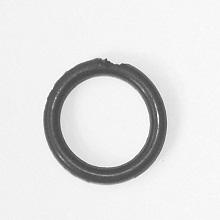
#> input picture Orings/Oring1.jpg, 220 x 220 px, found by its file name; its folder holds only this picture in this run
$ python main.py
#> lines starting #> are read from the running program, lines starting #| are printed output that depends on the picture; after the words box and inside, x2 and y2 are one past the last pixel; in counts of white or black regions, pixels touching at a corner belong together
# This is a sample Python script.
import queue

import cv2 as cv
import numpy as np
import time
import timeit
import matplotlib.pyplot as plt


def imhist(img):
    hist = np.zeros(256)
    for y in range(0, img.shape[0]):
        for x in range(0, img.shape[1]):
            hist[img[x, y]] += 1
    return hist

def erosion(img):
    temp = img.copy()
    for y in range(1, img.shape[0] -1):
        for x in range(1, img.shape[1] -1):
            target = img[y, x]
            up = img[y - 1, x]
            down = img[y + 1, x]
            left = img[y, x - 1]
            right = img[y, x + 1]

            if target == 255 and (up == 0 or down == 0 or left == 0 or right == 0):
                temp[y, x] = 0

    return temp

def dilation(img):
    temp = img.copy()
    for y in range(1, img.shape[0] - 1):
        for x in range(1, img.shape[1] - 1):
            target = img[y, x]
            up = img[y - 1, x]
            down = img[y + 1, x]
            left = img[y, x - 1]
            right = img[y, x + 1]

            if target == 0 and (up == 255 or down == 255 or left == 255 or right == 255):
                temp[y, x] = 255

    return temp

def ccl(img):
    temp = img.copy()
    queue = []
    curlab = 1
    # [4 lines of commented-out code are left out]


def threshold(img, thresh):
    for y in range(0, img.shape[0]):
        for x in range(0, img.shape[1]):
            if img[y, x] > thresh:
                img[y, x] = 0
            else:
                img[y, x] = 255
    return img

#find the threshold value using the histogram
def findT(hist):
    max =0
    max_index = -1
    for i in range(hist.shape[0]):
        if hist[i] > max:
            max = hist[i]
            max_index = i
    return max_index - 50


#i = variable to access the images
i = 1
while True:
    img = cv.imread(r'Orings\Oring'+str(i)+'.jpg', 0)
#> img is the input picture: shape (220, 220); min 55, max 255, mean 225.2
    i = i + 1
    #when the last image is reached, start from the first image
    if i==16:
        i=1

    #get the histogram of the image
    hist = imhist(img)
#> hist = 256 values, max 6333 at index 243, min 0 at index 0, mean 189.1

    #get the threshold value
    thresh = findT(hist)
#> the loop in findT, `for i in range(hist.shape[0]):` made 256 passes
#> max on passes 56, 66, 68, 69, 71, 72, 73, 74, 75, 76, 77, 79: 1, 3, 7, 12, 25, 28, 29, 51, 56, 78, 107, 150
#> after the loop in findT, `for i in range(hist.shape[0]):`: max = 6333; max_index = 243
#> thresh = 193

    #threshold the image using the threshold value
    bw = threshold(img.copy(), thresh)
#> after the loop in threshold, `for y in range(0, img.shape[0]):`:
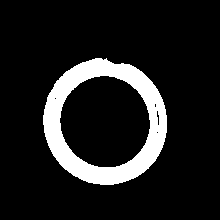
#> img: shape (220, 220); 12.1% white; 1 white region, box (x1, y1, x2, y2) and area: (43, 58, 167, 185) 5855

    #plot the histogram
    plt.plot(hist)
    img = cv.cvtColor(img,cv.COLOR_GRAY2BGR)
    cv.putText(img,'FAIL', (20,20),cv.FONT_HERSHEY_COMPLEX,0.5,(0,0,255))
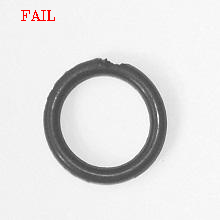
#> img: shape (220, 220, 3); 0.25% of pixels changed, all inside (x1, y1, x2, y2) = (21, 10, 55, 21)
    cv.circle(img,(50,50),20,(0,255,0))
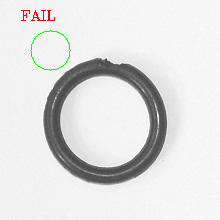
#> img: shape (220, 220, 3); 0.23% of pixels changed, all inside (x1, y1, x2, y2) = (30, 30, 71, 71)
    cv.imshow('binary', bw)
    cv.imshow('oring', img)
    cv.imshow('dilate-erode', erosion(dilation(bw)))
#> after the loop in dilation, `for y in range(1, img.shape[0] - 1):`:
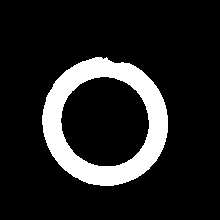
#> temp: shape (220, 220); 13.4% white; 1 white region, box (x1, y1, x2, y2) and area: (42, 57, 168, 186) 6490
#> after the loop in erosion, `for y in range(1, img.shape[0] -1):`:
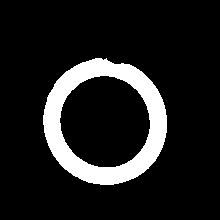
#> temp: shape (220, 220); 12.1% white; 1 white region, box (x1, y1, x2, y2) and area: (43, 58, 167, 185) 5879
    plt.show()
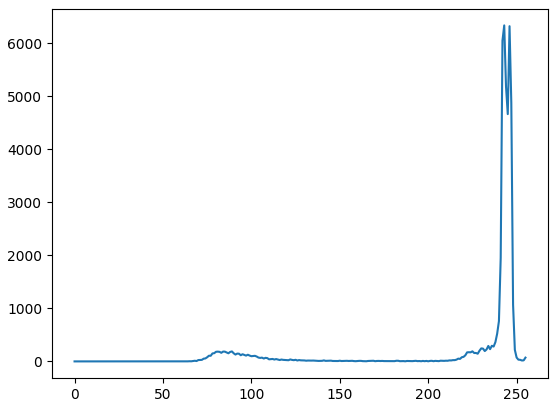
#> figure drawn by matplotlib, 1 panel; curve peaks at x = 243, y = 6333
    c = cv.waitKey()
#> (key q is pressed here)
    if c & 0xFF == ord('q'):
        break
